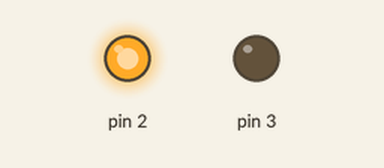
Recording of a sketch running on a simulated Arduino Uno, built with avr-gcc and run on an emulated ATmega328P. Parts: output pins drawn as LEDs (lit = HIGH).

Above: at 0.5 s.
At 2.5 s:
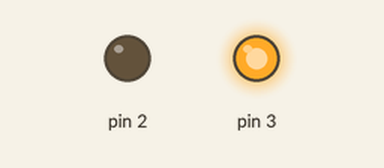
At 3.5 s:
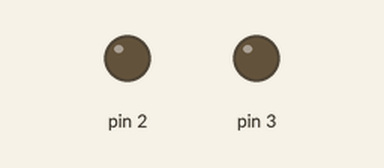
Timing chart, 0 to 5.2 s (numbered marks = the images above):
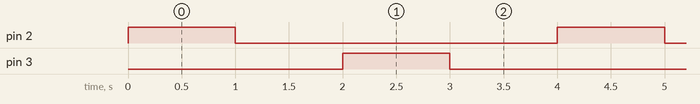

Measured:
- by itself, pin 2, pin 3: alternates HIGH for 1.0 s and LOW for 3.0 s
- by itself, everything shown: repeats every 4.0 s, in 4 steps

The sketch:

Exerc_cio_2.ino
```cpp
void setup()
{
  pinMode(2, OUTPUT);
  pinMode(3, OUTPUT);
}

void loop()
{
  digitalWrite(2, HIGH);
  delay(1000);
  digitalWrite(2, LOW);
  delay(1000);
  digitalWrite(3, HIGH);
  delay(1000);
  digitalWrite(3, LOW);
  delay(1000);
}
```
